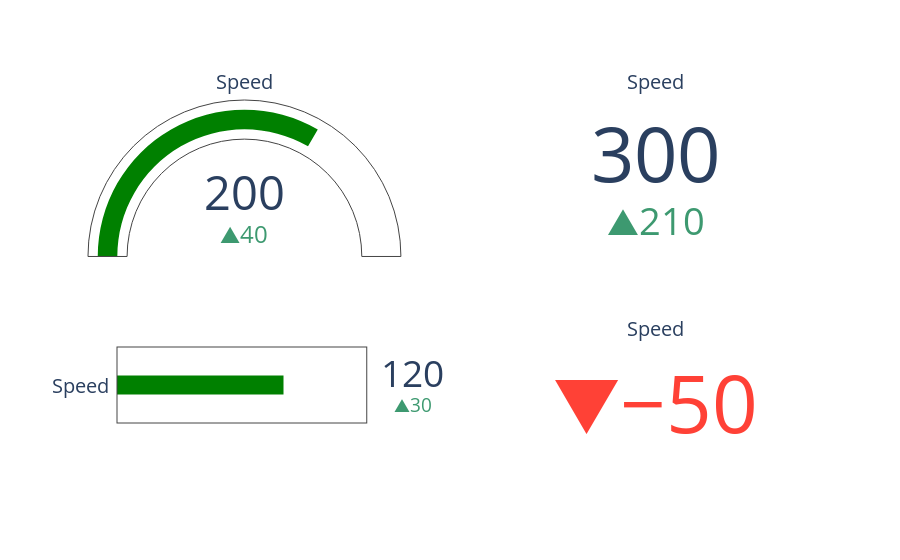

Notebook code cell kept with this figure:
### Code cell
import plotly.graph_objects as go

fig = go.Figure()

fig.add_trace(go.Indicator(
    value = 200,
    delta = {'reference': 160},
    gauge = {
        'axis': {'visible': False}},
    domain = {'row': 0, 'column': 0}))

fig.add_trace(go.Indicator(
    value = 120,
    gauge = {
        'shape': "bullet",
        'axis' : {'visible': False}},
    domain = {'x': [0.05, 0.5], 'y': [0.15, 0.35]}))

fig.add_trace(go.Indicator(
    mode = "number+delta",
    value = 300,
    domain = {'row': 0, 'column': 1}))

fig.add_trace(go.Indicator(
    mode = "delta",
    value = 40,
    domain = {'row': 1, 'column': 1}))

fig.update_layout(
    grid = {'rows': 2, 'columns': 2, 'pattern': "independent"},
    template = {'data' : {'indicator': [{
        'title': {'text': "Speed"},
        'mode' : "number+delta+gauge",
        'delta' : {'reference': 90}}]
                         }})

### Figure 1 — Plotly figure (JSON) as saved in the notebook; plotly's stock layout.template omitted (floating-point values rounded to 4 significant figures)
{"data": [{"delta": {"reference": 160}, "domain": {"column": 0, "row": 0}, "gauge": {"axis": {"visible": false}}, "type": "indicator", "value": 200}, {"domain": {"x": [0.05, 0.5], "y": [0.15, 0.35]}, "gauge": {"axis": {"visible": false}, "shape": "bullet"}, "type": "indicator", "value": 120}, {"domain": {"column": 1, "row": 0}, "mode": "number+delta", "type": "indicator", "value": 300}, {"domain": {"column": 1, "row": 1}, "mode": "delta", "type": "indicator", "value": 40}], "layout": {"grid": {"columns": 2, "pattern": "independent", "rows": 2}}}
